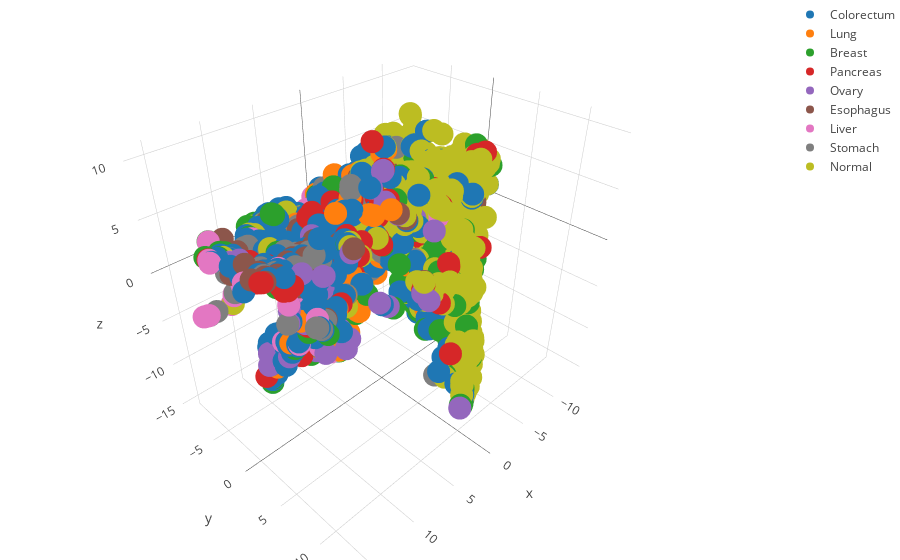
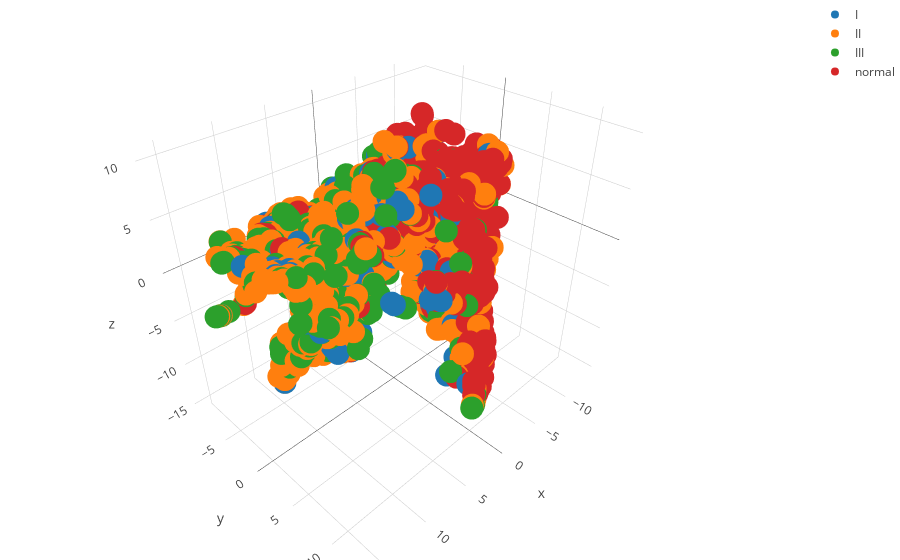

Notebook cell for these charts, in order:
### Code cell
gen_scatter(types, forest_tsne_2d, y_types, file='forest_2d_tsne_types.png')
gen_3d_plotly(types, forest_tsne_3d, y_types, file='forest_3d_tsne_types.html')
gen_scatter(stages, forest_tsne_2d, y_stages, file='forest_2d_tsne_stages.png')
gen_3d_plotly(stages, forest_tsne_3d, y_stages, file='forest_3d_tsne_stages.html')
